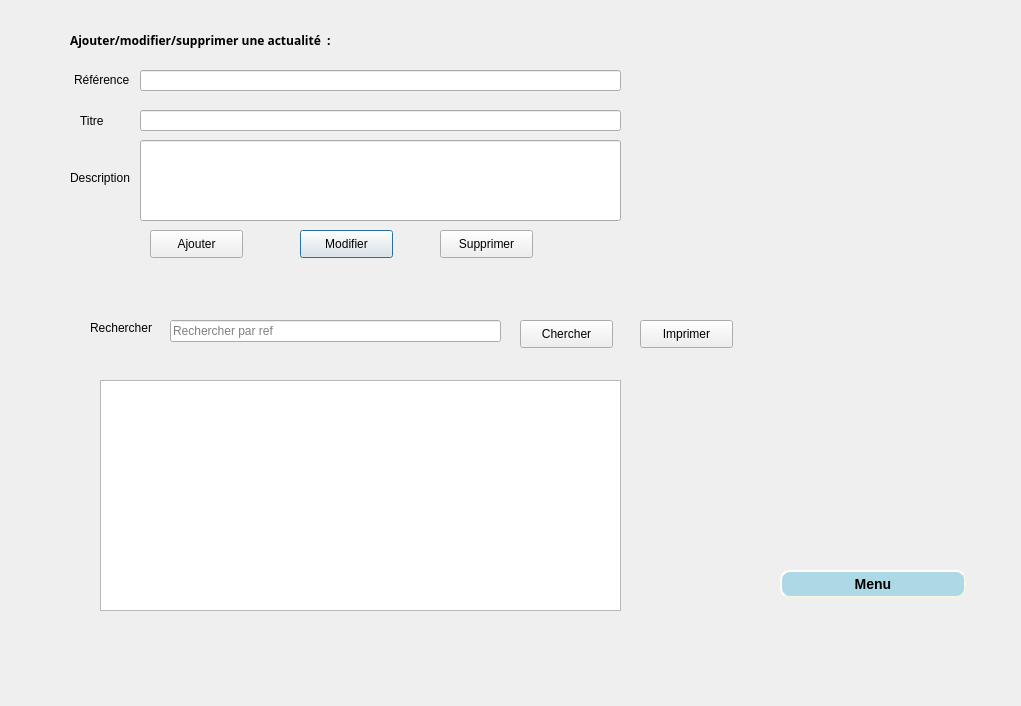
<?xml version="1.0" encoding="UTF-8"?>
<ui version="4.0">
 <class>crud_actualite</class>
 <widget class="QDialog" name="crud_actualite">
  <property name="geometry">
   <rect>
    <x>0</x>
    <y>0</y>
    <width>1021</width>
    <height>706</height>
   </rect>
  </property>
  <property name="windowTitle">
   <string>Actualités</string>
  </property>
  <widget class="QLineEdit" name="titre">
   <property name="geometry">
    <rect>
     <x>140</x>
     <y>110</y>
     <width>481</width>
     <height>21</height>
    </rect>
   </property>
  </widget>
  <widget class="QLineEdit" name="ref">
   <property name="geometry">
    <rect>
     <x>140</x>
     <y>70</y>
     <width>481</width>
     <height>21</height>
    </rect>
   </property>
  </widget>
  <widget class="QTableView" name="tabactualite">
   <property name="geometry">
    <rect>
     <x>100</x>
     <y>380</y>
     <width>521</width>
     <height>231</height>
    </rect>
   </property>
  </widget>
  <widget class="QLabel" name="label_3">
   <property name="geometry">
    <rect>
     <x>80</x>
     <y>100</y>
     <width>81</width>
     <height>41</height>
    </rect>
   </property>
   <property name="text">
    <string>Titre</string>
   </property>
  </widget>
  <widget class="QPushButton" name="pushButton_10">
   <property name="geometry">
    <rect>
     <x>300</x>
     <y>230</y>
     <width>93</width>
     <height>28</height>
    </rect>
   </property>
   <property name="text">
    <string>Modifier</string>
   </property>
  </widget>
  <widget class="QLabel" name="label_4">
   <property name="geometry">
    <rect>
     <x>70</x>
     <y>170</y>
     <width>81</width>
     <height>16</height>
    </rect>
   </property>
   <property name="text">
    <string>Description</string>
   </property>
  </widget>
  <widget class="QLineEdit" name="description">
   <property name="geometry">
    <rect>
     <x>140</x>
     <y>140</y>
     <width>481</width>
     <height>81</height>
    </rect>
   </property>
  </widget>
  <widget class="QPushButton" name="pushButton_3">
   <property name="geometry">
    <rect>
     <x>150</x>
     <y>230</y>
     <width>93</width>
     <height>28</height>
    </rect>
   </property>
   <property name="text">
    <string>Ajouter</string>
   </property>
  </widget>
  <widget class="QLabel" name="label_55">
   <property name="geometry">
    <rect>
     <x>74</x>
     <y>70</y>
     <width>71</width>
     <height>20</height>
    </rect>
   </property>
   <property name="text">
    <string>Référence</string>
   </property>
  </widget>
  <widget class="QPushButton" name="pushButton_11">
   <property name="geometry">
    <rect>
     <x>440</x>
     <y>230</y>
     <width>93</width>
     <height>28</height>
    </rect>
   </property>
   <property name="text">
    <string>Supprimer</string>
   </property>
  </widget>
  <widget class="QLabel" name="label_5">
   <property name="geometry">
    <rect>
     <x>870</x>
     <y>0</y>
     <width>111</width>
     <height>81</height>
    </rect>
   </property>
   <property name="text">
    <string/>
   </property>
   <property name="pixmap">
    <pixmap>../84639679_1093221177697262_6017725296000630784_n.png</pixmap>
   </property>
   <property name="scaledContents">
    <bool>true</bool>
   </property>
  </widget>
  <widget class="QLabel" name="label_2">
   <property name="geometry">
    <rect>
     <x>70</x>
     <y>10</y>
     <width>341</width>
     <height>61</height>
    </rect>
   </property>
   <property name="font">
    <font>
     <family>Arial Black</family>
     <weight>75</weight>
     <bold>true</bold>
    </font>
   </property>
   <property name="text">
    <string>Ajouter/modifier/supprimer une actualité  :</string>
   </property>
  </widget>
  <widget class="QLineEdit" name="lineEdit">
   <property name="geometry">
    <rect>
     <x>170</x>
     <y>320</y>
     <width>331</width>
     <height>22</height>
    </rect>
   </property>
   <property name="placeholderText">
    <string>Rechercher par ref</string>
   </property>
  </widget>
  <widget class="QLabel" name="label">
   <property name="geometry">
    <rect>
     <x>90</x>
     <y>320</y>
     <width>121</width>
     <height>16</height>
    </rect>
   </property>
   <property name="text">
    <string>Rechercher</string>
   </property>
  </widget>
  <widget class="QPushButton" name="pushButton">
   <property name="geometry">
    <rect>
     <x>520</x>
     <y>320</y>
     <width>93</width>
     <height>28</height>
    </rect>
   </property>
   <property name="text">
    <string>Chercher</string>
   </property>
  </widget>
  <widget class="QPushButton" name="pushButton_2">
   <property name="geometry">
    <rect>
     <x>780</x>
     <y>570</y>
     <width>186</width>
     <height>28</height>
    </rect>
   </property>
   <property name="styleSheet">
    <string notr="true">QPushButton#pushButton_2 {
    background-color: lightblue;
    border-style: outset;
    border-width: 2px;
    border-radius: 10px;
    border-color: beige;
    font: bold 14px;
    min-width: 10em;
    padding: 6px;
}</string>
   </property>
   <property name="text">
    <string>Menu</string>
   </property>
  </widget>
  <widget class="QPushButton" name="pushButton_4">
   <property name="geometry">
    <rect>
     <x>640</x>
     <y>320</y>
     <width>93</width>
     <height>28</height>
    </rect>
   </property>
   <property name="text">
    <string>Imprimer</string>
   </property>
  </widget>
 </widget>
 <resources/>
 <connections/>
</ui>
